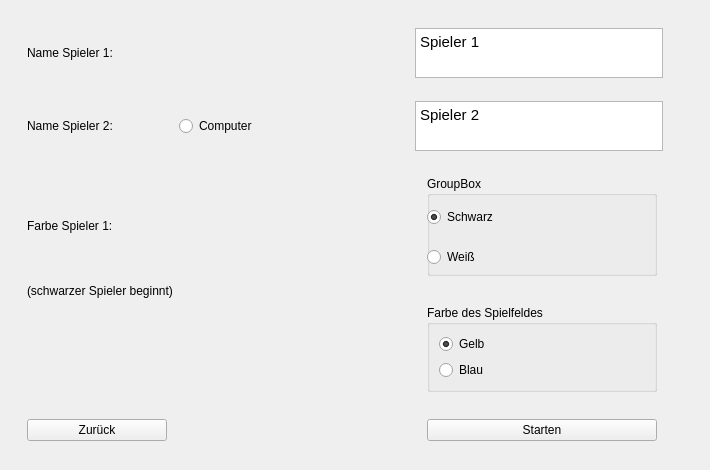
<?xml version="1.0" encoding="UTF-8"?>
<ui version="4.0">
 <class>newGame</class>
 <widget class="QWidget" name="newGame">
  <property name="geometry">
   <rect>
    <x>0</x>
    <y>0</y>
    <width>710</width>
    <height>470</height>
   </rect>
  </property>
  <property name="windowTitle">
   <string>Form</string>
  </property>
  <layout class="QGridLayout" name="gridLayout">
   <item row="13" column="1">
    <spacer name="verticalSpacer_2">
     <property name="orientation">
      <enum>Qt::Vertical</enum>
     </property>
     <property name="sizeHint" stdset="0">
      <size>
       <width>104</width>
       <height>24</height>
      </size>
     </property>
    </spacer>
   </item>
   <item row="11" column="8">
    <spacer name="horizontalSpacer_10">
     <property name="orientation">
      <enum>Qt::Horizontal</enum>
     </property>
     <property name="sizeHint" stdset="0">
      <size>
       <width>43</width>
       <height>24</height>
      </size>
     </property>
    </spacer>
   </item>
   <item row="11" column="1">
    <widget class="QPushButton" name="backButton">
     <property name="text">
      <string>Zurück</string>
     </property>
    </widget>
   </item>
   <item row="7" column="1" colspan="2">
    <widget class="QLabel" name="label_4">
     <property name="text">
      <string>(schwarzer Spieler beginnt)</string>
     </property>
    </widget>
   </item>
   <item row="1" column="1">
    <widget class="QLabel" name="label">
     <property name="text">
      <string>Name Spieler 1:</string>
     </property>
    </widget>
   </item>
   <item row="5" column="1">
    <widget class="QLabel" name="label_2">
     <property name="text">
      <string>Farbe Spieler 1:</string>
     </property>
    </widget>
   </item>
   <item row="3" column="1">
    <widget class="QLabel" name="label_3">
     <property name="text">
      <string>Name Spieler 2:</string>
     </property>
    </widget>
   </item>
   <item row="3" column="3">
    <widget class="QRadioButton" name="KIBtn">
     <property name="text">
      <string>Computer</string>
     </property>
    </widget>
   </item>
   <item row="10" column="6">
    <spacer name="horizontalSpacer_17">
     <property name="orientation">
      <enum>Qt::Horizontal</enum>
     </property>
     <property name="sizeHint" stdset="0">
      <size>
       <width>40</width>
       <height>20</height>
      </size>
     </property>
    </spacer>
   </item>
   <item row="4" column="6">
    <spacer name="verticalSpacer_5">
     <property name="orientation">
      <enum>Qt::Vertical</enum>
     </property>
     <property name="sizeHint" stdset="0">
      <size>
       <width>221</width>
       <height>25</height>
      </size>
     </property>
    </spacer>
   </item>
   <item row="5" column="3">
    <spacer name="horizontalSpacer_3">
     <property name="orientation">
      <enum>Qt::Horizontal</enum>
     </property>
     <property name="sizeHint" stdset="0">
      <size>
       <width>164</width>
       <height>21</height>
      </size>
     </property>
    </spacer>
   </item>
   <item row="5" column="0">
    <spacer name="horizontalSpacer_7">
     <property name="orientation">
      <enum>Qt::Horizontal</enum>
     </property>
     <property name="sizeHint" stdset="0">
      <size>
       <width>24</width>
       <height>21</height>
      </size>
     </property>
    </spacer>
   </item>
   <item row="8" column="6">
    <widget class="QGroupBox" name="groupBox">
     <property name="title">
      <string>Farbe des Spielfeldes</string>
     </property>
     <layout class="QVBoxLayout" name="verticalLayout">
      <item>
       <widget class="QRadioButton" name="gelb">
        <property name="text">
         <string>Gelb</string>
        </property>
        <property name="checked">
         <bool>true</bool>
        </property>
       </widget>
      </item>
      <item>
       <widget class="QRadioButton" name="blau">
        <property name="text">
         <string>Blau</string>
        </property>
       </widget>
      </item>
     </layout>
    </widget>
   </item>
   <item row="10" column="1">
    <spacer name="horizontalSpacer_18">
     <property name="orientation">
      <enum>Qt::Horizontal</enum>
     </property>
     <property name="sizeHint" stdset="0">
      <size>
       <width>40</width>
       <height>20</height>
      </size>
     </property>
    </spacer>
   </item>
   <item row="5" column="8">
    <spacer name="horizontalSpacer_9">
     <property name="orientation">
      <enum>Qt::Horizontal</enum>
     </property>
     <property name="sizeHint" stdset="0">
      <size>
       <width>43</width>
       <height>21</height>
      </size>
     </property>
    </spacer>
   </item>
   <item row="11" column="3">
    <spacer name="horizontalSpacer_4">
     <property name="orientation">
      <enum>Qt::Horizontal</enum>
     </property>
     <property name="sizeHint" stdset="0">
      <size>
       <width>164</width>
       <height>24</height>
      </size>
     </property>
    </spacer>
   </item>
   <item row="1" column="4" colspan="4">
    <widget class="QTextEdit" name="nameSp1">
     <property name="maximumSize">
      <size>
       <width>100000</width>
       <height>50</height>
      </size>
     </property>
     <property name="html">
      <string>&lt;!DOCTYPE HTML PUBLIC &quot;-//W3C//DTD HTML 4.0//EN&quot; &quot;http://www.w3.org/TR/REC-html40/strict.dtd&quot;&gt;
&lt;html&gt;&lt;head&gt;&lt;meta name=&quot;qrichtext&quot; content=&quot;1&quot; /&gt;&lt;style type=&quot;text/css&quot;&gt;
p, li { white-space: pre-wrap; }
&lt;/style&gt;&lt;/head&gt;&lt;body style=&quot; font-family:'Ubuntu'; font-size:11pt; font-weight:400; font-style:normal;&quot;&gt;
&lt;p style=&quot; margin-top:0px; margin-bottom:0px; margin-left:0px; margin-right:0px; -qt-block-indent:0; text-indent:0px;&quot;&gt;Spieler 1&lt;/p&gt;&lt;/body&gt;&lt;/html&gt;</string>
     </property>
    </widget>
   </item>
   <item row="7" column="6">
    <spacer name="horizontalSpacer_14">
     <property name="orientation">
      <enum>Qt::Horizontal</enum>
     </property>
     <property name="sizeHint" stdset="0">
      <size>
       <width>221</width>
       <height>17</height>
      </size>
     </property>
    </spacer>
   </item>
   <item row="1" column="2" colspan="2">
    <spacer name="horizontalSpacer">
     <property name="orientation">
      <enum>Qt::Horizontal</enum>
     </property>
     <property name="sizeHint" stdset="0">
      <size>
       <width>243</width>
       <height>47</height>
      </size>
     </property>
    </spacer>
   </item>
   <item row="1" column="0">
    <spacer name="horizontalSpacer_5">
     <property name="orientation">
      <enum>Qt::Horizontal</enum>
     </property>
     <property name="sizeHint" stdset="0">
      <size>
       <width>24</width>
       <height>47</height>
      </size>
     </property>
    </spacer>
   </item>
   <item row="3" column="4" colspan="4">
    <widget class="QTextEdit" name="nameSp2">
     <property name="maximumSize">
      <size>
       <width>16777215</width>
       <height>50</height>
      </size>
     </property>
     <property name="html">
      <string>&lt;!DOCTYPE HTML PUBLIC &quot;-//W3C//DTD HTML 4.0//EN&quot; &quot;http://www.w3.org/TR/REC-html40/strict.dtd&quot;&gt;
&lt;html&gt;&lt;head&gt;&lt;meta name=&quot;qrichtext&quot; content=&quot;1&quot; /&gt;&lt;style type=&quot;text/css&quot;&gt;
p, li { white-space: pre-wrap; }
&lt;/style&gt;&lt;/head&gt;&lt;body style=&quot; font-family:'Ubuntu'; font-size:11pt; font-weight:400; font-style:normal;&quot;&gt;
&lt;p style=&quot; margin-top:0px; margin-bottom:0px; margin-left:0px; margin-right:0px; -qt-block-indent:0; text-indent:0px;&quot;&gt;Spieler 2&lt;/p&gt;&lt;/body&gt;&lt;/html&gt;</string>
     </property>
    </widget>
   </item>
   <item row="0" column="1">
    <spacer name="verticalSpacer">
     <property name="orientation">
      <enum>Qt::Vertical</enum>
     </property>
     <property name="sizeHint" stdset="0">
      <size>
       <width>104</width>
       <height>24</height>
      </size>
     </property>
    </spacer>
   </item>
   <item row="7" column="3">
    <spacer name="horizontalSpacer_13">
     <property name="orientation">
      <enum>Qt::Horizontal</enum>
     </property>
     <property name="sizeHint" stdset="0">
      <size>
       <width>164</width>
       <height>17</height>
      </size>
     </property>
    </spacer>
   </item>
   <item row="7" column="0">
    <spacer name="horizontalSpacer_11">
     <property name="orientation">
      <enum>Qt::Horizontal</enum>
     </property>
     <property name="sizeHint" stdset="0">
      <size>
       <width>24</width>
       <height>17</height>
      </size>
     </property>
    </spacer>
   </item>
   <item row="1" column="8">
    <spacer name="horizontalSpacer_8">
     <property name="orientation">
      <enum>Qt::Horizontal</enum>
     </property>
     <property name="sizeHint" stdset="0">
      <size>
       <width>43</width>
       <height>47</height>
      </size>
     </property>
    </spacer>
   </item>
   <item row="2" column="6">
    <spacer name="verticalSpacer_6">
     <property name="orientation">
      <enum>Qt::Vertical</enum>
     </property>
     <property name="sizeHint" stdset="0">
      <size>
       <width>221</width>
       <height>24</height>
      </size>
     </property>
    </spacer>
   </item>
   <item row="11" column="6">
    <widget class="QPushButton" name="startButton">
     <property name="text">
      <string>Starten</string>
     </property>
    </widget>
   </item>
   <item row="3" column="0">
    <spacer name="horizontalSpacer_6">
     <property name="orientation">
      <enum>Qt::Horizontal</enum>
     </property>
     <property name="sizeHint" stdset="0">
      <size>
       <width>24</width>
       <height>47</height>
      </size>
     </property>
    </spacer>
   </item>
   <item row="3" column="8">
    <spacer name="horizontalSpacer_16">
     <property name="orientation">
      <enum>Qt::Horizontal</enum>
     </property>
     <property name="sizeHint" stdset="0">
      <size>
       <width>43</width>
       <height>47</height>
      </size>
     </property>
    </spacer>
   </item>
   <item row="11" column="0">
    <spacer name="horizontalSpacer_12">
     <property name="orientation">
      <enum>Qt::Horizontal</enum>
     </property>
     <property name="sizeHint" stdset="0">
      <size>
       <width>24</width>
       <height>24</height>
      </size>
     </property>
    </spacer>
   </item>
   <item row="7" column="8">
    <spacer name="horizontalSpacer_15">
     <property name="orientation">
      <enum>Qt::Horizontal</enum>
     </property>
     <property name="sizeHint" stdset="0">
      <size>
       <width>43</width>
       <height>17</height>
      </size>
     </property>
    </spacer>
   </item>
   <item row="5" column="6">
    <widget class="QGroupBox" name="groupBox_2">
     <property name="minimumSize">
      <size>
       <width>0</width>
       <height>100</height>
      </size>
     </property>
     <property name="title">
      <string>GroupBox</string>
     </property>
     <widget class="QRadioButton" name="blackButton">
      <property name="geometry">
       <rect>
        <x>0</x>
        <y>30</y>
        <width>117</width>
        <height>22</height>
       </rect>
      </property>
      <property name="text">
       <string>Schwarz</string>
      </property>
      <property name="checked">
       <bool>true</bool>
      </property>
     </widget>
     <widget class="QRadioButton" name="whiteButton">
      <property name="geometry">
       <rect>
        <x>0</x>
        <y>70</y>
        <width>221</width>
        <height>22</height>
       </rect>
      </property>
      <property name="text">
       <string>Weiß</string>
      </property>
     </widget>
    </widget>
   </item>
  </layout>
 </widget>
 <resources/>
 <connections/>
</ui>
